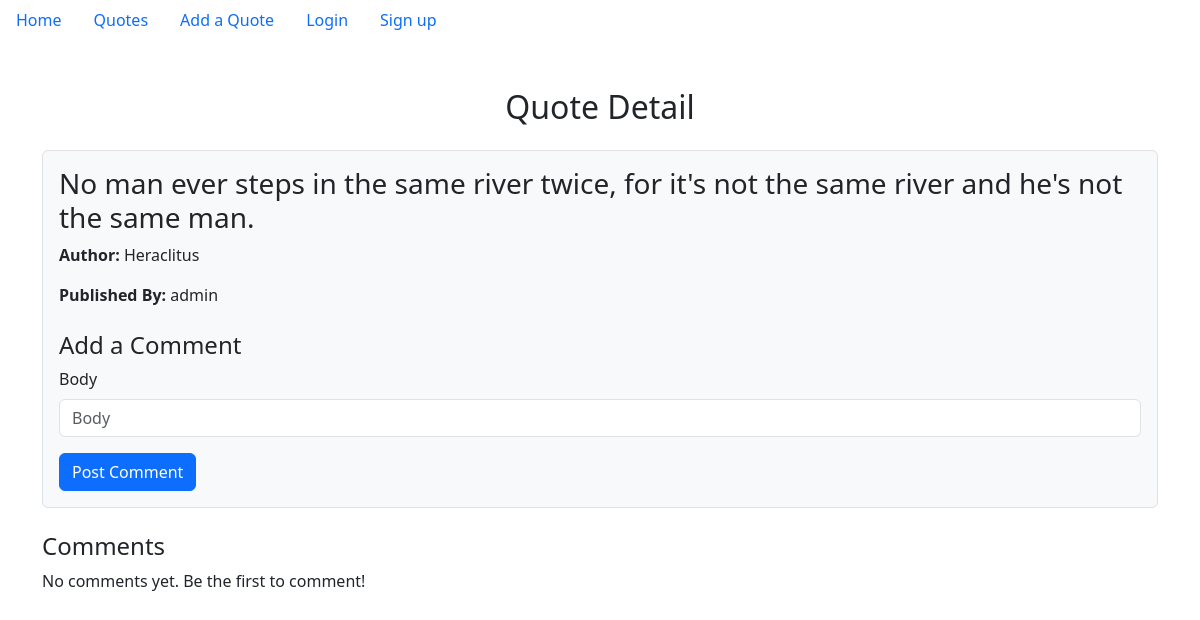
Before: /quote/quote_detail/2/ with the older database file.
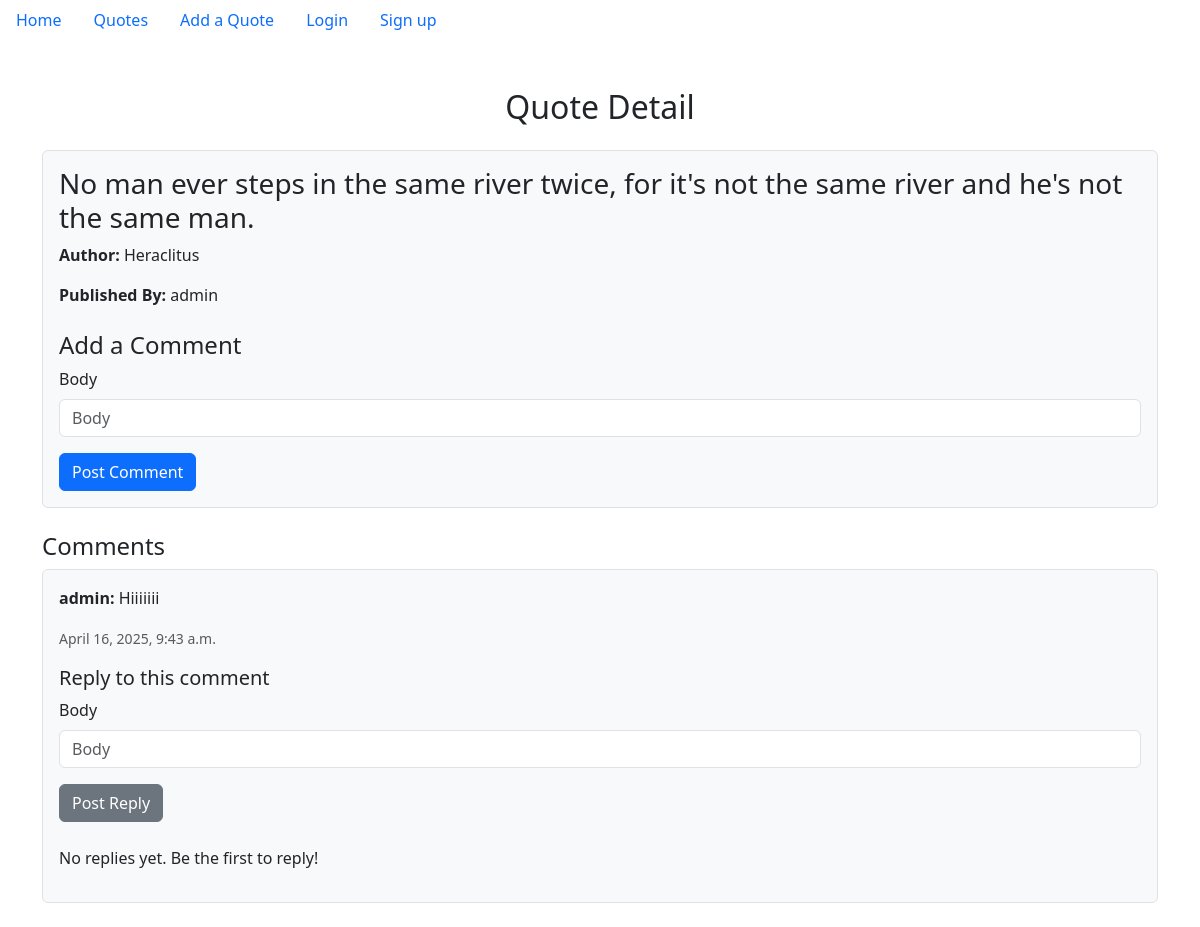
After: the same page with the newer database file.
### myApp/models.py (models this page shows, shortened)
class Comment(models.Model):
    publisher = models.ForeignKey(User, on_delete=models.CASCADE)
    body = models.CharField(max_length=250)
    created_at = models.DateTimeField(auto_now_add=True)
    quote = models.ForeignKey(Quote, on_delete=models.CASCADE, related_name='comments')

### myApp/views.py (the view)
# urls.py: path('quote/quote_detail/<int:pk>/', views.quote_detail, name='quote_detail'),
def quote_detail(request, pk):
    quote = get_object_or_404(Quote, pk=pk)
    comments = Comment.objects.filter(quote=quote)
    comment_form = CommentForm()
    subcomment_form = SubCommentForm()
    return render(request, 'myApp/quote_detail.html', {
        'quote': quote,
        'comments': comments,
        'comment_form': comment_form,
        'subcomment_form': subcomment_form
    })

### myApp/forms.py
class CommentForm(forms.ModelForm):
    class Meta:
        model = Comment
        fields = ['body']

class SubCommentForm(forms.ModelForm):
    class Meta:
        model = SubComment
        fields = ['body']

### templates/myApp/quote_detail.html (shortened to what this page needs)
{% extends 'base.html' %}
{% load django_bootstrap5 %}
{% block content %}
<div class="container mt-5">
  <h2 class="text-center mb-4">Quote Detail</h2>
  <div class="quote-details mb-4 p-3 border rounded bg-light">
    <h3>{{ quote.body }}</h3>
    <p><strong>Author:</strong> {{ quote.author }}</p>
    <p><strong>Published By:</strong> {{ quote.publisher.username }}</p>
    <div class="comment-form mt-4">
      <h4>Add a Comment</h4>
      <form method="POST" action="{% url 'add_comment' quote.pk %}">
        {% bootstrap_form comment_form %}
        <button type="submit" class="btn btn-primary">Post Comment</button>
      </form>
    </div>
  </div>
  <div class="comments mt-4">
    <h4>Comments</h4>
    {% for comment in comments %}
      <div class="comment mb-4 p-3 border rounded bg-light">
        <p><strong>{{ comment.publisher.username }}:</strong> {{ comment.body }}</p>
        <p class="text-muted"><small>{{ comment.created_at }}</small></p>
        <div class="subcomment-form mt-3">
          <h5>Reply to this comment</h5>
          <form method="POST" action="{% url 'add_subcomment' quote.pk comment.id %}">
            {% bootstrap_form subcomment_form %}
            <button type="submit" class="btn btn-secondary">Post Reply</button>
          </form>
        </div>
        <div class="subcomments mt-4 ml-4">
          {% for subcomment in comment.sub_comments.all %}
            <div class="subcomment mb-3 p-3 border-left">
              <p><strong>{{ subcomment.publisher.username }}:</strong> {{ subcomment.body }}</p>
              <p class="text-muted"><small>{{ subcomment.created_at }}</small></p>
            </div>
          {% empty %}
            <p>No replies yet. Be the first to reply!</p>
          {% endfor %}
        </div>
      </div>
    {% empty %}
      <p>No comments yet. Be the first to comment!</p>
    {% endfor %}
  </div>
</div>
{% endblock %}

Changed rows visible on the page:
added Comment: publisher.username "admin", body "Hiiiiiii", created_at "April 16, 2025, 9:43 a.m."
Other visible differences:
text no longer shown: "No comments yet. Be the first to comment!"
